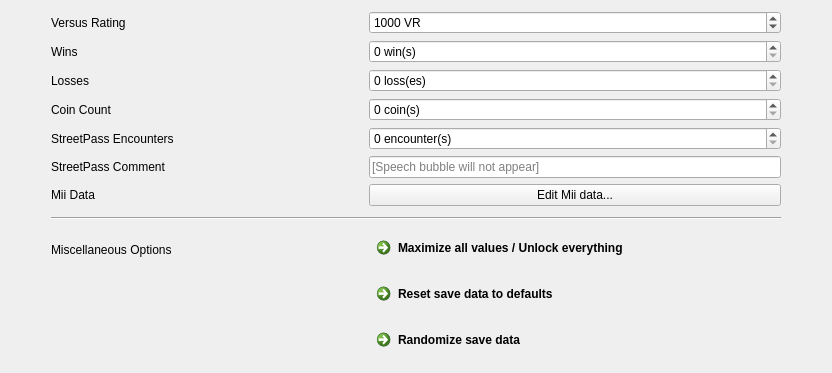
      <widget class="QWidget" name="tab">
       <attribute name="title">
        <string>General</string>
       </attribute>
       <layout class="QGridLayout" name="gridLayout_4">
        <item row="9" column="1">
         <widget class="QLabel" name="genMisc">
          <property name="text">
           <string>Miscellaneous Options</string>
          </property>
         </widget>
        </item>
        <item row="8" column="1" colspan="2">
         <widget class="Line" name="line_2">
          <property name="minimumSize">
           <size>
            <width>0</width>
            <height>12</height>
           </size>
          </property>
          <property name="orientation">
           <enum>Qt::Horizontal</enum>
          </property>
         </widget>
        </item>
        <item row="4" column="1">
         <widget class="QLabel" name="genCecMeets">
          <property name="text">
           <string>StreetPass Encounters</string>
          </property>
         </widget>
        </item>
        <item row="0" column="0">
         <spacer name="horizontalSpacer_6">
          <property name="orientation">
           <enum>Qt::Horizontal</enum>
          </property>
          <property name="sizeHint" stdset="0">
           <size>
            <width>40</width>
            <height>20</height>
           </size>
          </property>
         </spacer>
        </item>
        <item row="3" column="1">
         <widget class="QLabel" name="genCoins">
          <property name="text">
           <string>Coin Count</string>
          </property>
         </widget>
        </item>
        <item row="0" column="1">
         <widget class="QLabel" name="genVR">
          <property name="sizePolicy">
           <sizepolicy hsizetype="Maximum" vsizetype="Preferred">
            <horstretch>0</horstretch>
            <verstretch>0</verstretch>
           </sizepolicy>
          </property>
          <property name="minimumSize">
           <size>
            <width>312</width>
            <height>0</height>
           </size>
          </property>
          <property name="maximumSize">
           <size>
            <width>312</width>
            <height>16777215</height>
           </size>
          </property>
          <property name="text">
           <string>Versus Rating</string>
          </property>
         </widget>
        </item>
        <item row="5" column="1">
         <widget class="QLabel" name="genCecComment">
          <property name="text">
           <string>StreetPass Comment</string>
          </property>
         </widget>
        </item>
        <item row="2" column="1">
         <widget class="QLabel" name="genLosses">
          <property name="text">
           <string>Losses</string>
          </property>
         </widget>
        </item>
        <item row="1" column="1">
         <widget class="QLabel" name="genWins">
          <property name="text">
           <string>Wins</string>
          </property>
         </widget>
        </item>
        <item row="6" column="1">
         <widget class="QLabel" name="genMiiData">
          <property name="text">
           <string>Mii Data</string>
          </property>
         </widget>
        </item>
        <item row="0" column="4">
         <spacer name="horizontalSpacer_7">
          <property name="orientation">
           <enum>Qt::Horizontal</enum>
          </property>
          <property name="sizeHint" stdset="0">
           <size>
            <width>40</width>
            <height>20</height>
           </size>
          </property>
         </spacer>
        </item>
        <item row="0" column="2">
         <widget class="QSpinBox" name="genVRVal">
          <property name="minimumSize">
           <size>
            <width>412</width>
            <height>0</height>
           </size>
          </property>
          <property name="suffix">
           <string> VR</string>
          </property>
          <property name="minimum">
           <number>1</number>
          </property>
          <property name="maximum">
           <number>99999</number>
          </property>
          <property name="value">
           <number>1000</number>
          </property>
         </widget>
        </item>
        <item row="1" column="2">
         <widget class="QSpinBox" name="genWinsVal">
          <property name="suffix">
           <string> win(s)</string>
          </property>
          <property name="maximum">
           <number>99999</number>
          </property>
         </widget>
        </item>
        <item row="2" column="2">
         <widget class="QSpinBox" name="genLossesVal">
          <property name="suffix">
           <string> loss(es)</string>
          </property>
          <property name="maximum">
           <number>99999</number>
          </property>
         </widget>
        </item>
        <item row="3" column="2">
         <widget class="QSpinBox" name="genCoinsVal">
          <property name="suffix">
           <string> coin(s)</string>
          </property>
          <property name="maximum">
           <number>2147483647</number>
          </property>
         </widget>
        </item>
        <item row="4" column="2">
         <widget class="QSpinBox" name="genCecMeetsVal">
          <property name="suffix">
           <string> encounter(s)</string>
          </property>
          <property name="maximum">
           <number>2147483647</number>
          </property>
         </widget>
        </item>
        <item row="5" column="2">
         <widget class="QLineEdit" name="genCecCommentVal">
          <property name="sizePolicy">
           <sizepolicy hsizetype="Preferred" vsizetype="Fixed">
            <horstretch>0</horstretch>
            <verstretch>0</verstretch>
           </sizepolicy>
          </property>
          <property name="toolTip">
           <string>&lt;p&gt;This is the comment displayed in a speech bubble in the Mario Kart Channel.&lt;/p&gt;&lt;p&gt;If left empty, the speech bubble is not displayed.&lt;/p&gt;&lt;p&gt;This field is limited to 16 characters.&lt;/p&gt;&lt;p&gt;&lt;b&gt;Recommendation: &lt;/b&gt;Have some moral decency and don't use inappropriate words, such as slurs.&lt;/p&gt;</string>
          </property>
          <property name="maxLength">
           <number>16</number>
          </property>
          <property name="placeholderText">
           <string>[Speech bubble will not appear]</string>
          </property>
         </widget>
        </item>
        <item row="6" column="2">
         <widget class="QPushButton" name="genMiiDataEdit">
          <property name="toolTip">
           <string>&lt;p&gt;View and edit a handful of values of your Mii.&lt;/p&gt;&lt;p&gt;Such include exporting the Mii or editing the Mii name.&lt;/p&gt;</string>
          </property>
          <property name="text">
           <string>Edit Mii data...</string>
          </property>
         </widget>
        </item>
        <item row="9" column="2">
         <widget class="QCommandLinkButton" name="genMaxValueBtn">
          <property name="minimumSize">
           <size>
            <width>0</width>
            <height>40</height>
           </size>
          </property>
          <property name="maximumSize">
           <size>
            <width>16777215</width>
            <height>48</height>
           </size>
          </property>
          <property name="statusTip">
           <string>This option unlocks all characters and kart parts, as well as set the stats to their maximum.</string>
          </property>
          <property name="text">
           <string>Maximize all values / Unlock everything</string>
          </property>
         </widget>
        </item>
        <item row="10" column="2">
         <widget class="QCommandLinkButton" name="genResetSaveBtn">
          <property name="minimumSize">
           <size>
            <width>0</width>
            <height>40</height>
           </size>
          </property>
          <property name="maximumSize">
           <size>
            <width>16777215</width>
            <height>48</height>
           </size>
          </property>
          <property name="toolTip">
           <string>&lt;p&gt;&lt;b&gt;Note: &lt;/b&gt;Your Mii will not be removed.&lt;/p&gt;</string>
          </property>
          <property name="statusTip">
           <string>This option will revert all settings, wipe the opponents list and relock kart parts and characters.</string>
          </property>
          <property name="text">
           <string>Reset save data to defaults</string>
          </property>
         </widget>
        </item>
        <item row="11" column="2">
         <widget class="QCommandLinkButton" name="genRandomSaveBtn">
          <property name="minimumSize">
           <size>
            <width>0</width>
            <height>40</height>
           </size>
          </property>
          <property name="maximumSize">
           <size>
            <width>16777215</width>
            <height>48</height>
           </size>
          </property>
          <property name="toolTip">
           <string>&lt;p&gt;&lt;b&gt;Note: &lt;/b&gt;Your and opponents' Miis will not be affected.&lt;/p&gt;</string>
          </property>
          <property name="statusTip">
           <string>This option will try randomize all values safely.</string>
          </property>
          <property name="text">
           <string>Randomize save data</string>
          </property>
         </widget>
        </item>
       </layout>
      </widget>
